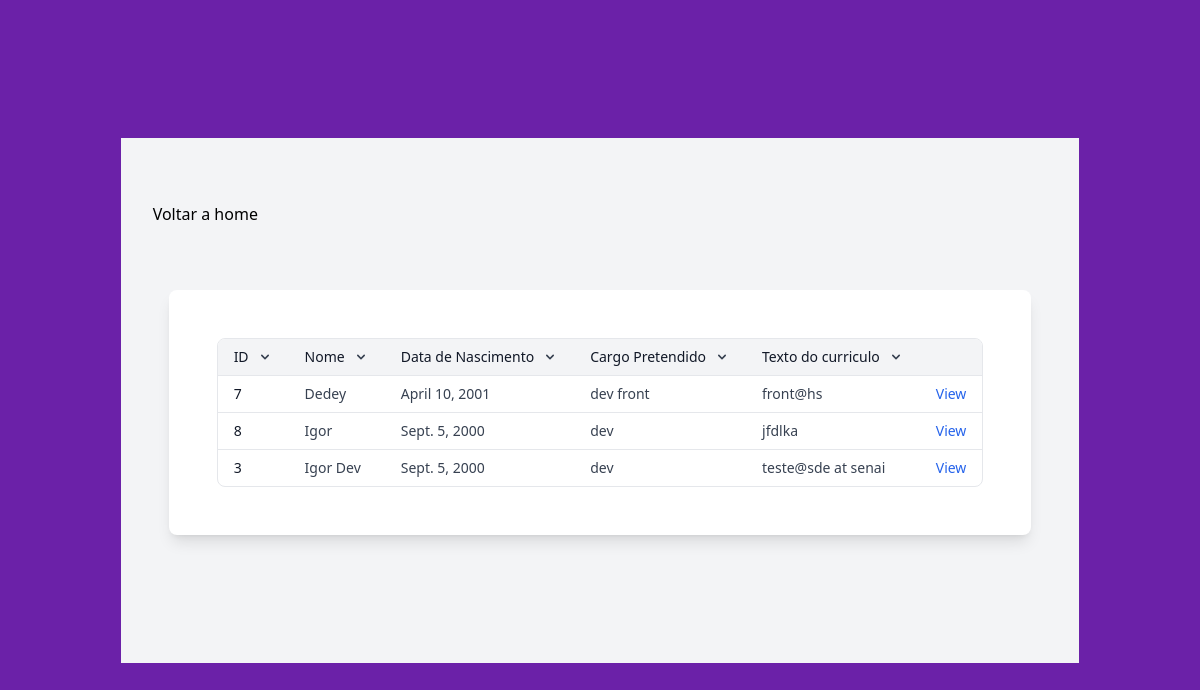
Page /polls/candidatos/listar on the committed database.
### polls/models.py (models this page shows, shortened)
class Candidato(models.Model):
    nome = models.CharField(max_length=60)
    sexo = models.CharField(max_length=1)
    data_nasc = models.DateField()
    cargo_pretendido = models.CharField(max_length=25)
    texto_curriculo = models.TextField()

### polls/views.py (the view)
# urls.py: path('candidatos/listar', views.list_candidates, name='list'),
def list_candidates(request):
    candidatos = Candidato.objects.order_by('nome')[:5]
    context = {'candidatos': candidatos}
    return render(request, 'candidato/listTable.html', context)

### polls/templates/candidato/listTable.html (shortened to what this page needs)
<!doctype html>
<html>
<head>
    <script src="https://cdn.tailwindcss.com"></script>
</head>
<body>
    <div class="flex flex-col w100 h100 justify-center items-center bg-purple-800">
        <section class="bg-gray-100">
            <div class="mx-auto max-w-screen-xl px-4 py-16 sm:px-6 lg:px-8">
                <a href="/polls"> Voltar a home</a>
                <div class="flex justify-center items-center px-4 py-16">
                    <div class="rounded-lg bg-white p-8 shadow-lg lg:col-span-3 lg:p-12">
                        <div class="overflow-hidden overflow-x-auto rounded-lg border border-gray-200">
                            <table class="min-w-full divide-y divide-gray-200 text-sm">
                                <thead class="bg-gray-100">
                                    <tr>
                                        <th class="whitespace-nowrap px-4 py-2 text-left font-medium text-gray-900">
                                            <div class="flex items-center gap-2">
                                                ID
                                                <svg xmlns="http://www.w3.org/2000/svg" class="h-4 w-4 text-gray-700"
                                                    viewBox="0 0 20 20" fill="currentColor">
                                                    <path fill-rule="evenodd"
                                                        d="M5.293 7.293a1 1 0 011.414 0L10 10.586l3.293-3.293a1 1 0 111.414 1.414l-4 4a1 1 0 01-1.414 0l-4-4a1 1 0 010-1.414z"
                                                        clip-rule="evenodd" />
                                                </svg>
                                            </div>
                                        </th>
                                        <th class="whitespace-nowrap px-4 py-2 text-left font-medium text-gray-900">
                                            <div class="flex items-center gap-2">
                                                Nome
                                                <svg xmlns="http://www.w3.org/2000/svg" class="h-4 w-4 text-gray-700"
                                                    viewBox="0 0 20 20" fill="currentColor">
                                                    <path fill-rule="evenodd"
                                                        d="M5.293 7.293a1 1 0 011.414 0L10 10.586l3.293-3.293a1 1 0 111.414 1.414l-4 4a1 1 0 01-1.414 0l-4-4a1 1 0 010-1.414z"
                                                        clip-rule="evenodd" />
                                                </svg>
                                            </div>
                                        </th>
                                        <th class="whitespace-nowrap px-4 py-2 text-left font-medium text-gray-900">
                                            <div class="flex items-center gap-2">
                                                Data de Nascimento
                                                <svg xmlns="http://www.w3.org/2000/svg" class="h-4 w-4 text-gray-700"
                                                    viewBox="0 0 20 20" fill="currentColor">
                                                    <path fill-rule="evenodd"
                                                        d="M5.293 7.293a1 1 0 011.414 0L10 10.586l3.293-3.293a1 1 0 111.414 1.414l-4 4a1 1 0 01-1.414 0l-4-4a1 1 0 010-1.414z"
                                                        clip-rule="evenodd" />
                                                </svg>
                                            </div>
                                        </th>
                                        <th class="whitespace-nowrap px-4 py-2 text-left font-medium text-gray-900">
                                            <div class="flex items-center gap-2">
                                                Cargo Pretendido
                                                <svg xmlns="http://www.w3.org/2000/svg" class="h-4 w-4 text-gray-700"
                                                    viewBox="0 0 20 20" fill="currentColor">
                                                    <path fill-rule="evenodd"
                                                        d="M5.293 7.293a1 1 0 011.414 0L10 10.586l3.293-3.293a1 1 0 111.414 1.414l-4 4a1 1 0 01-1.414 0l-4-4a1 1 0 010-1.414z"
                                                        clip-rule="evenodd" />
                                                </svg>
                                            </div>
                                        </th>
                                        <th class="whitespace-nowrap px-4 py-2 text-left font-medium text-gray-900">
                                            <div class="flex items-center gap-2">
                                                Texto do curriculo
                                                <svg xmlns="http://www.w3.org/2000/svg" class="h-4 w-4 text-gray-700"
                                                    viewBox="0 0 20 20" fill="currentColor">
                                                    <path fill-rule="evenodd"
                                                        d="M5.293 7.293a1 1 0 011.414 0L10 10.586l3.293-3.293a1 1 0 111.414 1.414l-4 4a1 1 0 01-1.414 0l-4-4a1 1 0 010-1.414z"
                                                        clip-rule="evenodd" />
                                                </svg>
                                            </div>
                                        </th>
                                        <th class="px-4 py-2"></th>
                                    </tr>
                                </thead>
                                <tbody class="divide-y divide-gray-200">
                                    {% for candidato in candidatos %}
                                    <tr>
                                        <td class="whitespace-nowrap px-4 py-2 font-medium text-gray-900">
                                            {{candidato.id}}
                                        </td>
                                        <td class="whitespace-nowrap px-4 py-2 text-gray-700">
                                            {{candidato.nome}}
                                        </td>
                                        <td class="whitespace-nowrap px-4 py-2 text-gray-700">{{candidato.data_nasc}}</td>
                                        <td class="whitespace-nowrap px-4 py-2 text-gray-700">{{candidato.cargo_pretendido}}</td>
                                        <td class="whitespace-nowrap px-4 py-2 text-gray-700">{{candidato.texto_curriculo}}</td>
                                        <td class="whitespace-nowrap px-4 py-2">
                                            <a href="/polls/{{candidato.id}}" class="text-sm font-medium text-blue-600 hover:underline">
                                                View
                                            </a>
                                        </td>
                                    </tr>
                                    {% endfor %}
                                </tbody>
                            </table>
                        </div>
                    </div>
                </div>
            </div>
        </section>
    </div>
</body>
</html>

### polls/templates/candidato/listTable.html (style rules this page uses)
.w100 { width: 100vw; }
.h100 { height: 100vh; }

### rows in the picture
Candidato: id "7", nome "Dedey", data_nasc "April 10, 2001", cargo_pretendido "dev front", texto_curriculo "front@hs"
Candidato: id "8", nome "Igor", data_nasc "Sept. 5, 2000", cargo_pretendido "dev", texto_curriculo "jfdlka"
Candidato: id "3", nome "Igor Dev", data_nasc "Sept. 5, 2000", cargo_pretendido "dev", texto_curriculo "teste@sde at senai"
